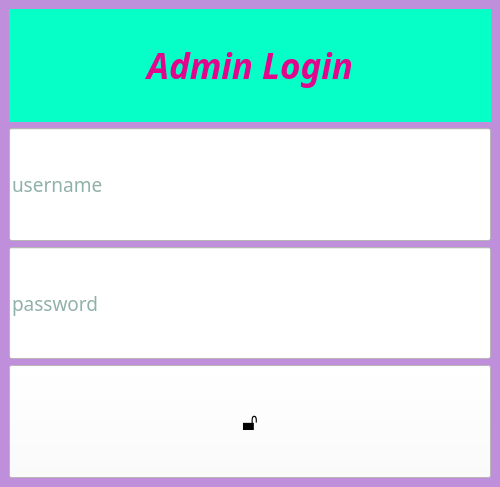
<?xml version="1.0" encoding="UTF-8"?>
<ui version="4.0">
 <class>admin_login</class>
 <widget class="QMainWindow" name="admin_login">
  <property name="geometry">
   <rect>
    <x>0</x>
    <y>0</y>
    <width>500</width>
    <height>487</height>
   </rect>
  </property>
  <property name="windowTitle">
   <string>Login</string>
  </property>
  <property name="windowIcon">
   <iconset>
    <normaloff>img/icon/admin-login.png</normaloff>img/icon/admin-login.png</iconset>
  </property>
  <property name="styleSheet">
   <string notr="true">background-color: rgb(192, 143, 220);</string>
  </property>
  <widget class="QWidget" name="centralwidget">
   <layout class="QGridLayout" name="gridLayout">
    <item row="0" column="1">
     <widget class="QLabel" name="label">
      <property name="font">
       <font>
        <family>Perpetua</family>
        <pointsize>26</pointsize>
        <italic>true</italic>
        <bold>true</bold>
       </font>
      </property>
      <property name="layoutDirection">
       <enum>Qt::LeftToRight</enum>
      </property>
      <property name="styleSheet">
       <string notr="true">background-color: rgb(6, 255, 198);
color: rgb(225, 6, 139);</string>
      </property>
      <property name="text">
       <string>Admin Login</string>
      </property>
      <property name="alignment">
       <set>Qt::AlignCenter</set>
      </property>
     </widget>
    </item>
    <item row="3" column="1">
     <layout class="QHBoxLayout" name="horizontalLayout">
      <item>
       <layout class="QVBoxLayout" name="verticalLayout">
        <item>
         <widget class="QPushButton" name="check_btn">
          <property name="sizePolicy">
           <sizepolicy hsizetype="Preferred" vsizetype="Preferred">
            <horstretch>0</horstretch>
            <verstretch>0</verstretch>
           </sizepolicy>
          </property>
          <property name="font">
           <font>
            <pointsize>18</pointsize>
            <bold>false</bold>
           </font>
          </property>
          <property name="styleSheet">
           <string notr="true">background-color: rgb(255, 255, 255);</string>
          </property>
          <property name="text">
           <string>🔓</string>
          </property>
         </widget>
        </item>
       </layout>
      </item>
     </layout>
    </item>
    <item row="1" column="1">
     <widget class="QLineEdit" name="username">
      <property name="sizePolicy">
       <sizepolicy hsizetype="Preferred" vsizetype="Preferred">
        <horstretch>0</horstretch>
        <verstretch>0</verstretch>
       </sizepolicy>
      </property>
      <property name="font">
       <font>
        <family>Viner Hand ITC</family>
        <pointsize>14</pointsize>
       </font>
      </property>
      <property name="styleSheet">
       <string notr="true">background-color: rgb(255, 255, 255);
color: rgb(33, 100, 84);</string>
      </property>
      <property name="placeholderText">
       <string>username</string>
      </property>
     </widget>
    </item>
    <item row="2" column="1">
     <widget class="QLineEdit" name="password">
      <property name="sizePolicy">
       <sizepolicy hsizetype="Preferred" vsizetype="Preferred">
        <horstretch>0</horstretch>
        <verstretch>0</verstretch>
       </sizepolicy>
      </property>
      <property name="font">
       <font>
        <family>Viner Hand ITC</family>
        <pointsize>14</pointsize>
        <italic>false</italic>
        <bold>false</bold>
        <underline>false</underline>
        <strikeout>false</strikeout>
       </font>
      </property>
      <property name="styleSheet">
       <string notr="true">background-color: rgb(255, 255, 255);
color: rgb(33, 100, 84);</string>
      </property>
      <property name="echoMode">
       <enum>QLineEdit::Password</enum>
      </property>
      <property name="placeholderText">
       <string>password</string>
      </property>
     </widget>
    </item>
   </layout>
  </widget>
 </widget>
 <resources/>
 <connections/>
</ui>
